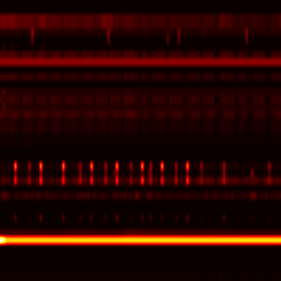
#> input picture datasets/msl/time_series/train/good/window_1.png, 281 x 281 px, found by its file name; its folder holds only this picture in this run
$ python cluster.py
#> lines starting #> are read from the running program, lines starting #| are printed output that depends on the picture
import numpy as np
import cv2
import os
from sklearn.cluster import KMeans
from sklearn.discriminant_analysis import LinearDiscriminantAnalysis as LDA
import matplotlib.pyplot as plt
from matplotlib.offsetbox import OffsetImage, AnnotationBbox
import shutil  # 用于文件操作（复制文件）

def load_images_from_folder(folder_path, img_size=(64, 64)):
    """Load images from a folder and preprocess (resize and flatten into vectors)."""
    images = []
    filenames = []  # 存储图像文件名，以便后续保存时使用
    for filename in os.listdir(folder_path):
        img_path = os.path.join(folder_path, filename)
        if os.path.isfile(img_path):
            try:
                img = cv2.imread(img_path, cv2.IMREAD_COLOR)
                img = cv2.resize(img, img_size)  # Resize to fixed size
                img = cv2.cvtColor(img, cv2.COLOR_BGR2RGB)  # Convert to RGB mode
                images.append(img)
                filenames.append(filename)  # 保存文件名
            except Exception as e:
                print(f"Skipping file {img_path}, due to error: {e}")
    return images, filenames

def extract_features(images):
    """Flatten images into feature vectors."""
    features = []
    for img in images:
        features.append(img.flatten())
    return np.array(features)

import numpy as np
import matplotlib.pyplot as plt
from sklearn.discriminant_analysis import LinearDiscriminantAnalysis as LDA
import os

def find_optimal_clusters(data, dataset, max_k=10):
    """使用肘部法则（Elbow Method）找到最佳聚类数"""
    from sklearn.cluster import KMeans

    wcss = []
    for n in range(1, max_k + 1):
        kmeans = KMeans(n_clusters=n, random_state=42)
        kmeans.fit(data)
        wcss.append(kmeans.inertia_)

    # 画出 WCSS 曲线
    plt.figure(figsize=(8, 5), dpi=150)
    plt.plot(range(1, max_k + 1), wcss, marker='o', linestyle='--', color='#007acc', linewidth=2)
    plt.xticks(range(1, max_k + 1))
    plt.title('Elbow Method for Optimal k', fontsize=14, fontweight='bold')
    plt.xlabel('Number of clusters', fontsize=12)
    plt.ylabel('WCSS', fontsize=12)
    plt.grid(linestyle='--', alpha=0.6)

    elbow_plot_path = os.path.join("./cls_results/", dataset, "optimal_k_elbow_plot.png")
    plt.savefig(elbow_plot_path, bbox_inches='tight', dpi=200)
    plt.show()
    print(f"Elbow plot saved to: {elbow_plot_path}")

    # 自动检测"拐点"
    reductions = np.diff(wcss)
    changes = np.diff(reductions)
    optimal_k = np.argmax(changes) + 2  # 由于求二阶差分，需要加2

    print(f"Optimal number of clusters determined by Elbow Method: {optimal_k}")
    return optimal_k if optimal_k > 2 else 3

# [86 lines left out: functions visualize_with_lda_and_centers, save_images_by_cluster, save_cluster_labels_to_txt, not called in this run]


def main(dataset='smd'):
    # Set the folder path and image size
    folder_path = os.path.join("datasets/", dataset, "time_series", "train", "good")
    img_size = (64, 64)

    # Specify a path to save the results
    save_path = os.path.join("cls_results/", dataset)
    os.makedirs(save_path, exist_ok=True)

    # Load images from folder
    images, filenames = load_images_from_folder(folder_path, img_size)
#> in load_images_from_folder, img is the input picture: shape (281, 281, 3); mean B, G, R 0, 3.9, 38.6
#> in load_images_from_folder, `img = cv2.resize(img, img_size)`:
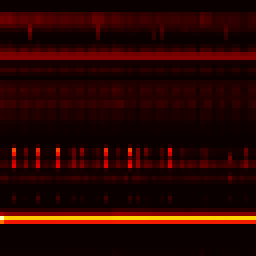
#> img: shape (64, 64, 3) (shown 4 times larger); mean B, G, R 0, 3.7, 38.9
#> images = 1 item; filenames = ['window_1.png']
    print(f"Loaded {len(images)} images.")
#| Loaded 1 images.

    # Get the full paths of the original images for later use in copying
    original_image_paths = [os.path.join(folder_path, filename) for filename in filenames]

    # Extract features
    features = extract_features(images)
#> the loop in extract_features, `for img in images:` made 1 pass
#> after the loop in extract_features, `for img in images:`: features = 1 item
    print(f"Image feature shape: {features.shape}")
#| Image feature shape: (1, 12288)

    # Find the optimal number of clusters using the elbow method
    optimal_k = find_optimal_clusters(features, dataset=dataset, max_k=10)
#> after the loop in find_optimal_clusters, `for n in range(1, max_k + 1):`: wcss = [0]

    # Perform KMeans clustering with the optimal number of clusters
    kmeans = KMeans(n_clusters=optimal_k, random_state=42)
    kmeans.fit(features)

    # Get cluster labels and cluster centers
    labels = kmeans.labels_
    cluster_centers = kmeans.cluster_centers_

    # Find the closest image to each cluster center
    original_cluster_center_images = []
    for center_idx, cluster_center in enumerate(cluster_centers):
        distances = np.linalg.norm(features - cluster_center, axis=1)  # Compute L2 norm
        closest_image_idx = np.argmin(distances)  # Get the index of closest image
        original_cluster_center_images.append(images[closest_image_idx])  # Append the closest image

    # Visualize LDA results and cluster centers
    visualize_with_lda_and_centers(features, labels, cluster_centers,
                                   original_cluster_center_images, optimal_k, save_path)

    # Copy images by their cluster labels
    save_images_by_cluster(filenames, labels, original_image_paths, save_path)

    # Save the cluster labels as a text file
    # save_cluster_labels_to_txt(filenames, labels, folder_path)

if __name__ == "__main__":
#> (the run stopped early here; a loop or call above may not have finished)

$ run again, on datasets/msl/time_series/test/good/window_1.png
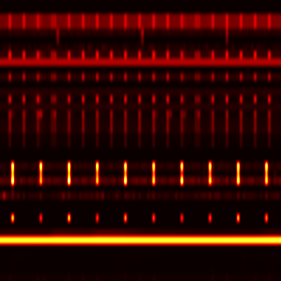
#> input picture datasets/msl/time_series/test/good/window_1.png, 281 x 281 px, found by its file name
#> in load_images_from_folder, img is the input picture: shape (281, 281, 3); mean B, G, R 0.7, 6.6, 50.5
#> in load_images_from_folder, `img = cv2.resize(img, img_size)`:
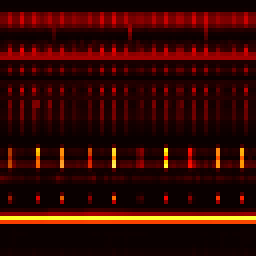
#> img: shape (64, 64, 3) (shown 4 times larger); mean B, G, R 0.8, 6.3, 50.7
#> images = 1 item; filenames = ['window_1.png']
#| Loaded 1 images.
#> the loop in extract_features, `for img in images:` made 1 pass
#> after the loop in extract_features, `for img in images:`: features = 1 item
#| Image feature shape: (1, 12288)
#> after the loop in find_optimal_clusters, `for n in range(1, max_k + 1):`: wcss = [0]
